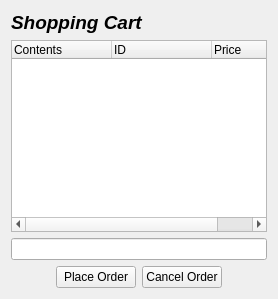
      <widget class="QWidget" name="page_8">
       <layout class="QHBoxLayout" name="horizontalLayout_11">
        <item>
         <layout class="QVBoxLayout" name="verticalLayout_2">
          <item>
           <widget class="QLabel" name="ShoppCLabel">
            <property name="text">
             <string>&lt;html&gt;&lt;head/&gt;&lt;body&gt;&lt;p&gt;&lt;span style=&quot; font-size:14pt; font-weight:600; font-style:italic;&quot;&gt;Shopping Cart&lt;/span&gt;&lt;/p&gt;&lt;/body&gt;&lt;/html&gt;</string>
            </property>
           </widget>
          </item>
          <item>
           <widget class="QTreeWidget" name="ShoppCTreeWidget">
            <column>
             <property name="text">
              <string>Contents</string>
             </property>
            </column>
            <column>
             <property name="text">
              <string>ID</string>
             </property>
            </column>
            <column>
             <property name="text">
              <string>Price</string>
             </property>
            </column>
           </widget>
          </item>
          <item>
           <widget class="QLineEdit" name="ShoppCTPEdit">
            <property name="readOnly">
             <bool>true</bool>
            </property>
           </widget>
          </item>
          <item>
           <layout class="QHBoxLayout" name="horizontalLayout_2">
            <item>
             <spacer name="horizontalSpacer_21">
              <property name="orientation">
               <enum>Qt::Horizontal</enum>
              </property>
              <property name="sizeHint" stdset="0">
               <size>
                <width>40</width>
                <height>20</height>
               </size>
              </property>
             </spacer>
            </item>
            <item>
             <widget class="QPushButton" name="PlaceOrderButton">
              <property name="text">
               <string>Place Order</string>
              </property>
             </widget>
            </item>
            <item>
             <widget class="QPushButton" name="CancelOrderButton">
              <property name="text">
               <string>Cancel Order</string>
              </property>
             </widget>
            </item>
            <item>
             <spacer name="horizontalSpacer_22">
              <property name="orientation">
               <enum>Qt::Horizontal</enum>
              </property>
              <property name="sizeHint" stdset="0">
               <size>
                <width>40</width>
                <height>20</height>
               </size>
              </property>
             </spacer>
            </item>
           </layout>
          </item>
         </layout>
        </item>
       </layout>
      </widget>
